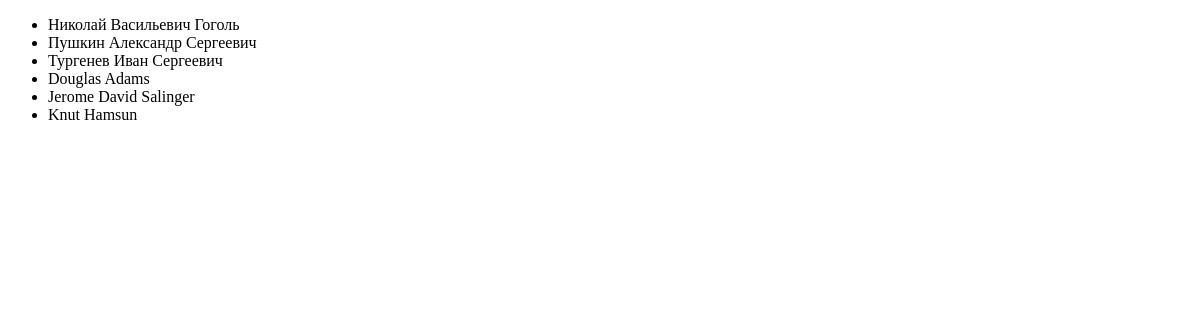
Page /authors on the earlier database version.
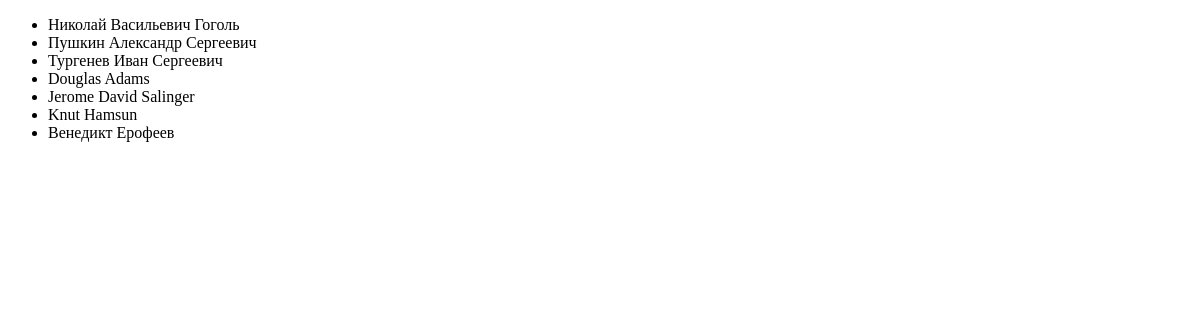
Same page on the later database version.
### p_library/models.py (models this page shows, shortened)
class Author(models.Model):
    full_name = models.TextField()
    birth_year = models.SmallIntegerField()
    country = models.CharField(max_length=2)

### p_library/views.py (the view)
# urls.py: path('authors', AuthorList.as_view(), name='author_list'),
class AuthorList(ListView):
    model = Author
    template_name = 'authors_list.html'

### p_library/templates/authors_list.html (shortened to what this page needs)
<!DOCTYPE html>
<html lang="en">
<head>
</head>
<body>
	<ul>
		{% for author in object_list %}
		    <li>{{ author.full_name }}</li>
		{% endfor %}
	</ul>
</body>
</html>

Differences in the rows shown:
added Author: full_name "Венедикт Ерофеев"
